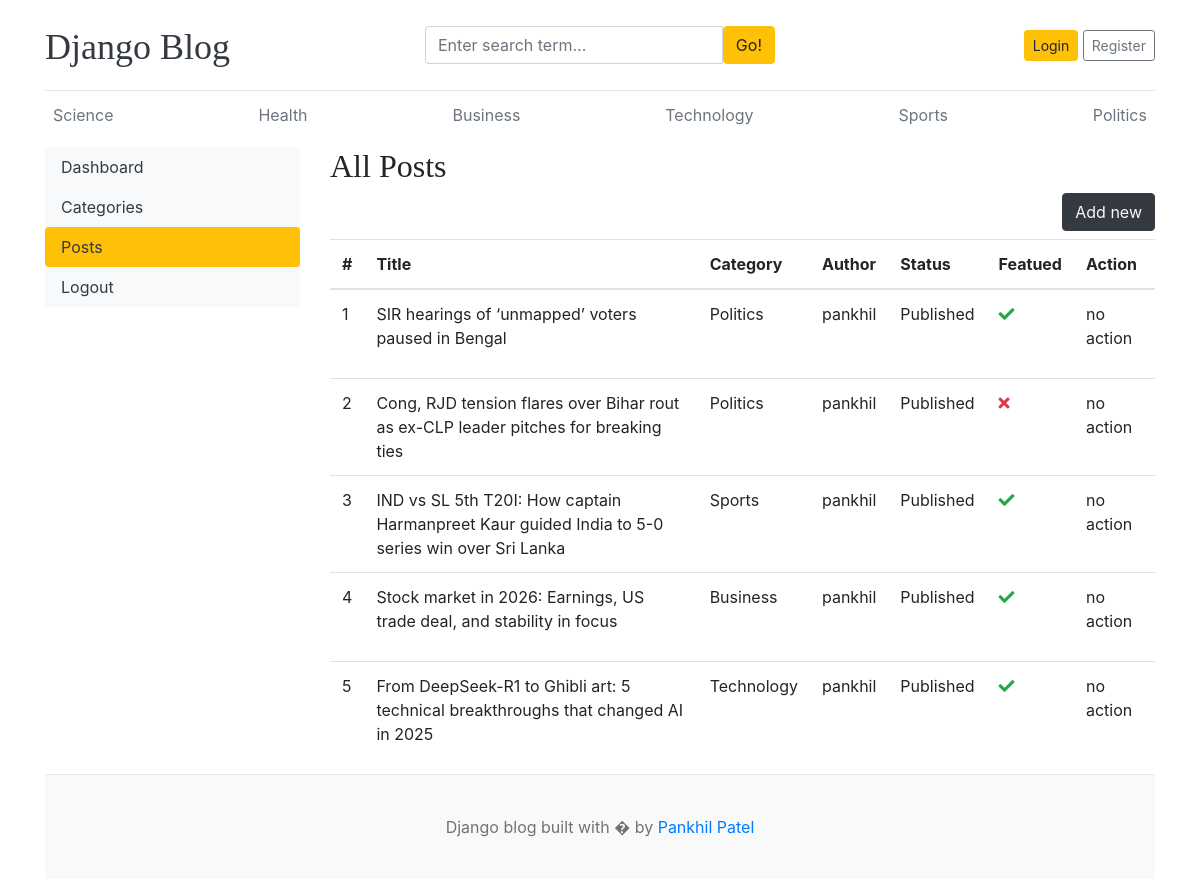
The app's page /dashboard/posts/, older data.
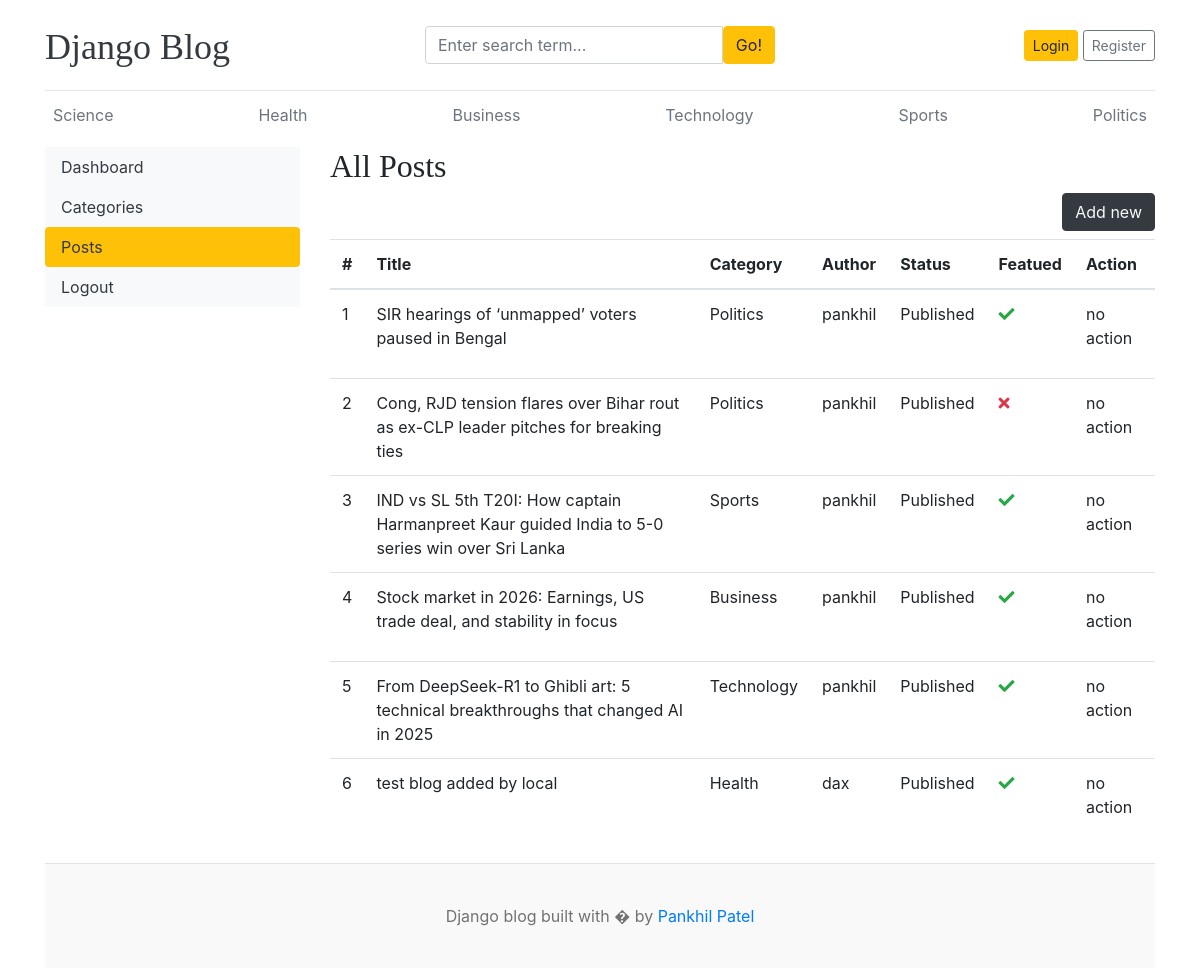
The same page, newer data.
### blogs/models.py (models this page shows, shortened)
class Category(models.Model):
    category_name = models.CharField(max_length=50,unique=True)
    created_at = models.DateTimeField(auto_now_add=True)
    updated_at = models.DateTimeField(auto_now=True)
    class Meta:
        verbose_name_plural = 'categories'
    def __str__(self):
        return self.category_name

class Blog(models.Model):
    title = models.CharField(max_length=100)
    slug = models.SlugField(max_length=150, unique=True,blank=True)
    category = models.ForeignKey(Category, on_delete=models.CASCADE)
    author = models.ForeignKey(User, on_delete=models.CASCADE)
    featured_image = models.ImageField(upload_to='uploads/%Y/%m/%d')
    short_description = models.TextField(max_length=500)
    blog_body = models.TextField(max_length=2000)
    status = models.CharField(max_length=20,choices=STATUS_CHOICES, default="Draft")
    is_featured = models.BooleanField(default=False)
    created_at = models.DateTimeField(auto_now_add=True)
    updated_at = models.DateTimeField(auto_now=True)

### dashboards/views.py (the view)
# urls.py: path('posts/',views.posts,name='posts'),
def posts(req):
    posts = Blog.objects.all()
    context = {
        'posts':posts
    }
    return render(req,'dashboard/posts.html',context)

### blogs/context_processors.py (called while the page is built)
def get_categories(req):
    categories = Category.objects.all()
    return dict(categories=categories)

def get_social_links(req):
    social_link = SocialLink.objects.all()
    return dict(social_link=social_link)

### templates/dashboard/posts.html
{% extends 'base.html' %}
{% block content %}
<div class="row">
    {% include 'dashboard/sidebar.html' %}
    <div class="col-md-9">
        <h2>All Posts</h2>
        <a href="{% url 'add_post' %}" class="btn btn-dark text-light float-right mb-2">Add new</a>
        <table class="table table-hover">
            <thead>
                <tr>
                    <th>#</th>
                    <th>Title</th>
                    <th>Category</th>
                    <th>Author</th>
                    <th>Status</th>
                    <th>Featued</th>
                    <th>Action</th>
                </tr>
            </thead>
            <tbody>
                {% for post in posts %}
                <tr>
                    <td>{{ forloop.counter }}</td>
                    <td>{{ post.title }}</td>
                    <td>{{ post.category }}</td>
                    <td>{{ post.author }}</td>
                    <td>{{ post.status }}</td>
                    <td>{% if post.is_featured %}<i class="fas fa-check text-success"></i>{% else %}<i
                            class="fas fa-times text-danger"></i>{% endif %}</td>
                    <td>
                        {% if user.is_staff or post.author == user %}
                        <a href="{% url 'edit_post' post.id %}"><i class="fas fa-edit text-success"></i></a>
                        &nbsp;
                        <a href="{% url 'delete_post' post.id %}"><i class="fas fa-trash text-danger"></i></a>
                        {% else %}
                        <p>no action</p>
                        {% endif %}
                    </td>
                </tr>
                {% endfor %}
            </tbody>
        </table>
    </div>
</div>
{% endblock %}

### templates/base.html (shortened to what this page needs)
{% load static %}
<!DOCTYPE html>
<html lang="en">
<head>
    <link href="https://getbootstrap.com/docs/4.0/dist/css/bootstrap.min.css" rel="stylesheet">
    <link href="{% static 'css/blog.css' %}" rel="stylesheet">
    <link rel="stylesheet" href="https://cdnjs.cloudflare.com/ajax/libs/font-awesome/5.15.2/css/all.min.css" />
</head>
<body>
    <div class="container">
        <header class="blog-header py-3">
            <div class="row flex-nowrap justify-content-between align-items-center">
                <div class="col-4 pt-1">
                    <a class="blog-header-logo text-dark" href="/">Django Blog</a>
                </div>
                <div class="col-4">
                    <form action="{% url 'search' %}" method="get">
                        <div class="input-group">
                            <input class="form-control" value="{{ keyword }}" type="text"
                                placeholder="Enter search term..." aria-label="Enter search term..." name="keyword"
                                aria-describedby="button-search" />
                            <button class="btn btn-warning" id="button-search" type="submit">Go!</button>
                        </div>
                    </form>
                </div>
                <div class="col-4 d-flex justify-content-end align-items-center">
                    {% if not user.is_authenticated %}
                    <a class="btn btn-sm btn-warning" href="{% url 'login' %}">Login</a> &nbsp;
                    <a class="btn btn-sm btn-outline-secondary" href="{% url 'register' %}">Register</a>
                    {% else %}
                    <span><a href="{% url 'dashboard' %}">Dashboard</a></span>
                    &emsp;
                    <span><a href="{% url 'logout' %}">Logout</a></span>
                    {% endif %}
                </div>
            </div>
        </header>
        <div class="nav-scroller py-1 mb-2">
            <nav class="nav d-flex justify-content-between">
                {% for cat in categories %}
                <a class="p-2 text-muted" href="{% url 'posts_by_category' cat.id %}">{{cat.category_name}}</a>
                {% endfor %}
            </nav>
        </div>
        {% block content %}
        {% endblock %}
        <footer class="blog-footer">
            <p>Django blog built with � by <a href="#">Pankhil Patel</a></p>
        </footer>
    </div>
</body>
</html>

Row changes from the older to the newer data that the page shows:
added Blog: title "test blog added by local", category "Health", author "dax", status "Published", is_featured True (drawn), shows "no action"
